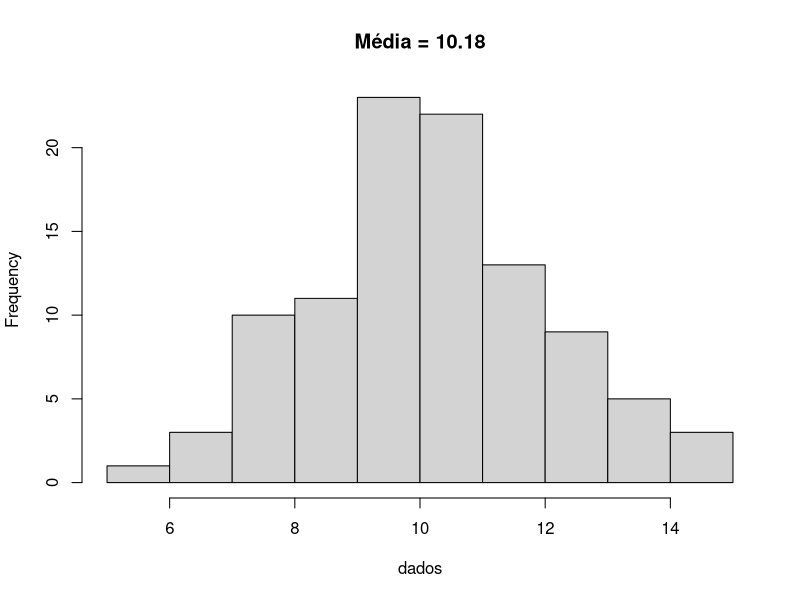
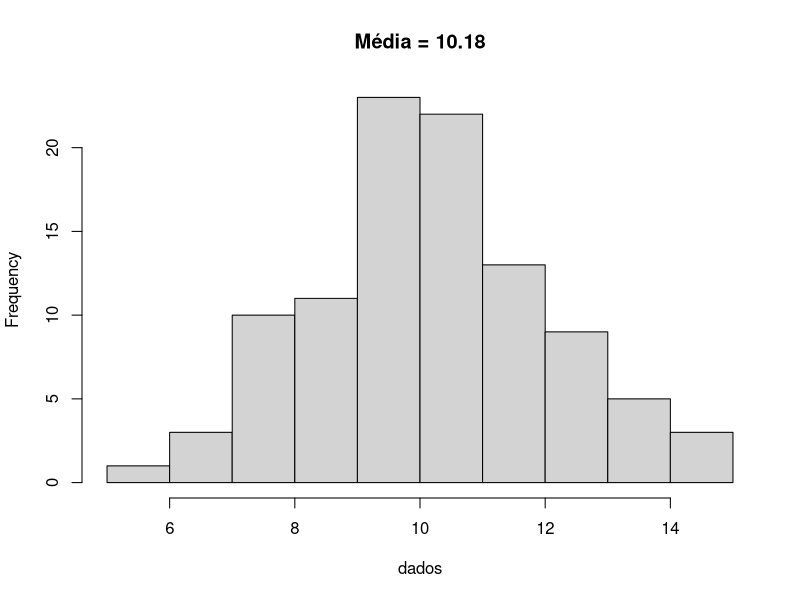

The R source for these figures, in order:
## ---- chunk 1
set.seed(123)
dados <- rnorm(100, mean = 10, sd = 2)
media <- mean(dados)
hist(dados, main = paste("Média =", round(media, 2)))
## ---- chunk 2
set.seed(123)
dados <- rnorm(100, mean = 10, sd = 2)
media <- mean(dados)
hist(dados, main = paste("Média =", round(media, 2)))
